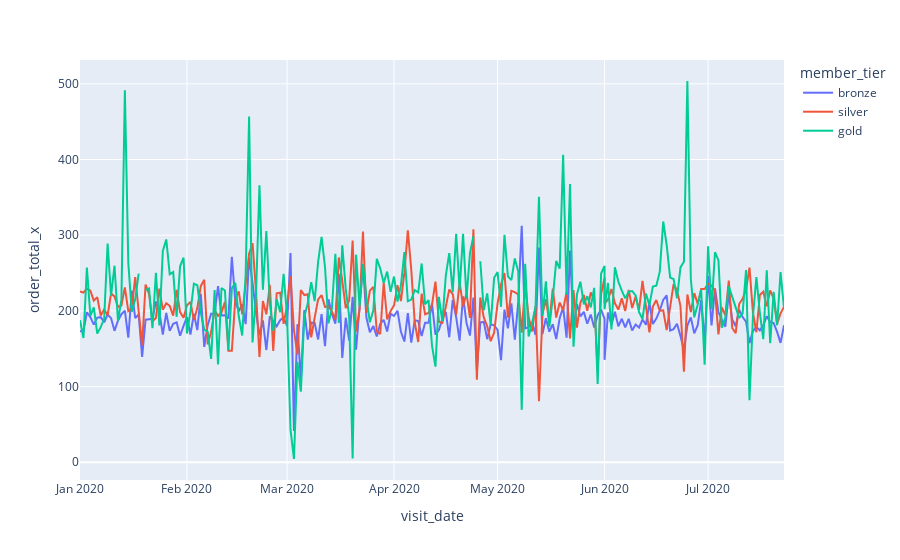

The notebook cell this image was saved under:
### Code cell
import plotly.express as px

x = df[["customer_id", "order_total"]].groupby("customer_id").sum().reset_index()
x["member_tier"] = pd.qcut(x["order_total"], [0,0.5, 0.85, 0.95], labels=["bronze", "silver", "gold"])
df1 = df.merge(x, on="customer_id", how="left")



px.line(
    df1.groupby(["visit_date", "member_tier"]).mean()["order_total_x"].reset_index(),
    x="visit_date",
    y="order_total_x",
    color="member_tier"
)

### Figure 1 — Plotly figure (JSON) as saved in the notebook; plotly's stock layout.template omitted (floating-point values rounded to 4 significant figures; data arrays with more than 128 entries replaced by an {"elided": "..."} marker saying what was removed)
{"data": [{"hovertemplate": "member_tier=bronze<br>visit_date=%{x}<br>order_total_x=%{y}<extra></extra>", "legendgroup": "bronze", "line": {"color": "#636efa", "dash": "solid"}, "marker": {"symbol": "circle"}, "mode": "lines", "name": "bronze", "orientation": "v", "showlegend": true, "type": "scatter", "x": {"elided": "206 str values"}, "xaxis": "x", "y": {"elided": "206 float values"}, "yaxis": "y"}, {"hovertemplate": "member_tier=silver<br>visit_date=%{x}<br>order_total_x=%{y}<extra></extra>", "legendgroup": "silver", "line": {"color": "#EF553B", "dash": "solid"}, "marker": {"symbol": "circle"}, "mode": "lines", "name": "silver", "orientation": "v", "showlegend": true, "type": "scatter", "x": {"elided": "206 str values"}, "xaxis": "x", "y": {"elided": "206 float values"}, "yaxis": "y"}, {"hovertemplate": "member_tier=gold<br>visit_date=%{x}<br>order_total_x=%{y}<extra></extra>", "legendgroup": "gold", "line": {"color": "#00cc96", "dash": "solid"}, "marker": {"symbol": "circle"}, "mode": "lines", "name": "gold", "orientation": "v", "showlegend": true, "type": "scatter", "x": {"elided": "206 str values"}, "xaxis": "x", "y": {"elided": "206 float values"}, "yaxis": "y"}], "layout": {"legend": {"title": {"text": "member_tier"}, "tracegroupgap": 0}, "margin": {"t": 60}, "xaxis": {"anchor": "y", "domain": [0, 1], "title": {"text": "visit_date"}}, "yaxis": {"anchor": "x", "domain": [0, 1], "title": {"text": "order_total_x"}}}}
